Frame 1 (no input): blank canvas, image omitted
Frame 60 (no input): blank canvas, image omitted
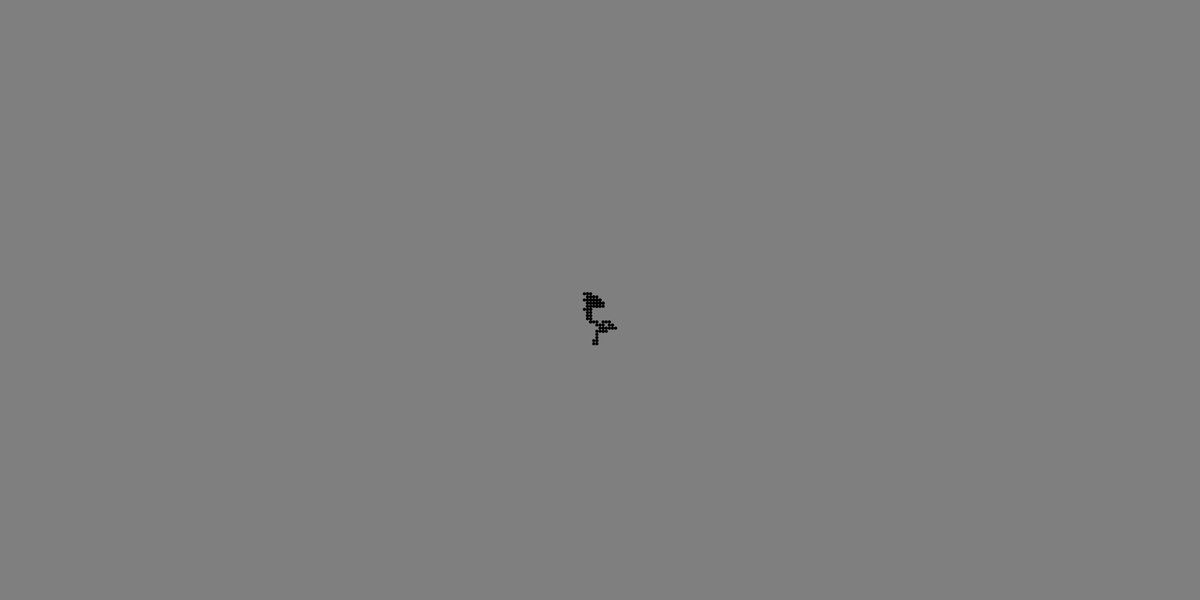
Frame 120 (the mouse pressed at the canvas centre since frame 60)

The p5.js sketch whose frames 1 and 60 were blank and that drew this single picture after the mouse press (run headless with seeded random() and noise() and a simulated clock; from frame 60 on, the mouse is pressed at the canvas centre):

// p5.js sketch
// ── sketch.js


let walker;

function setup() {
  createCanvas(1920, 960);
  walker = new Walker();
  background (127);
}

function draw() {
  walker.step();
  walker.render();
}

class Walker{
    constructor(){
        this.x = width / 2;
        this.y = height / 2;
    }

    render(){
        stroke(0);
        strokeWeight(5);
        point(this.x, this.y);
    }

    step(){
        var choice = floor(random(4));
        var moves = [[5, 0], [-5, 0], [0, 5], [0, -5]];
        
        this.x += moves[choice][0];
        this.y += moves[choice][1];
        
        this.x = constrain(this.x, 0, width - 1);
        this.y = constrain(this.y, 0, height - 1);
    }
}
